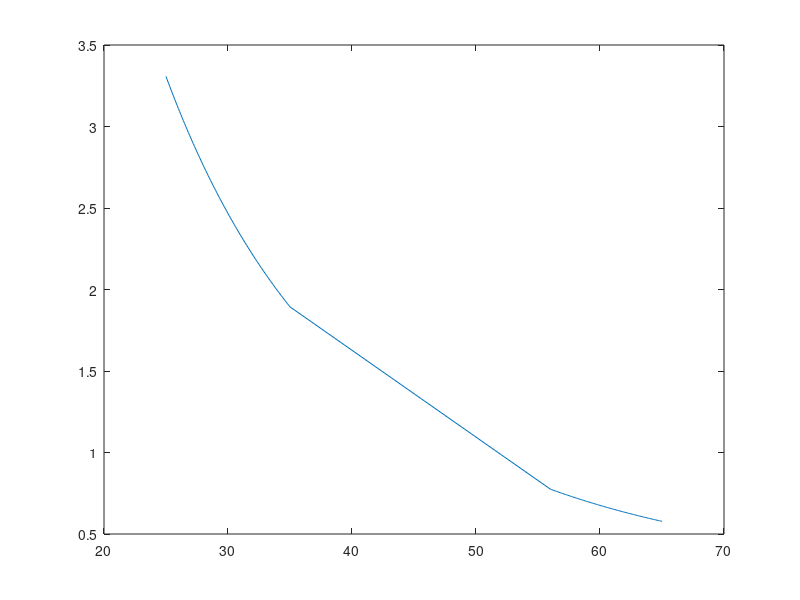

MATLAB code for this plot:
clear all, close all, clc

lambda1 = 1.54056;     

    % two theta range
    twotheta_200 = 25:0.1:35;
    twotheta_400 = 56:0.1:65;
    twotheta = [twotheta_200 twotheta_400]; %range(1,1):range(1,2):range(1,3); % in degrees
        thetar = twotheta/180*pi/2; % 200 and 400 range in radians

    % momentum transfer
    dq_lambda1 = 4*pi/lambda1*sin(thetar);
    
% MassAttenuation (cm2/g)           mass(g/mol)
MassAttenuation.V  = 2.217E2;       mass.V  = 50.94;
MassAttenuation.Ni = 4.952E1;       mass.Ni = 58.69;
MassAttenuation.Ti = 2.23E2;        mass.Ti = 47.87;
MassAttenuation.Sn = 2.5E2;         mass.Sn = 118.71;
MassAttenuation.Hf = 1.571E2;       mass.Hf = 178.5;
MassAttenuation.Zr = 1.356E2;       mass.Zr = 91.22;


% mass fractions in TiNiSn
mass.TNS_HNS = mass.Ti + 2*mass.Ni + 2*mass.Sn + mass.Hf;
    fraction.TNS_HNS.Ti = mass.Ti/mass.TNS_HNS;
    fraction.TNS_HNS.Ni = 2*mass.Ni/mass.TNS_HNS;
    fraction.TNS_HNS.Sn = 2*mass.Sn/mass.TNS_HNS;
    fraction.TNS_HNS.Hf = mass.Hf/mass.TNS_HNS;
    
mass.TNS_ZHNS = mass.Ti + 2*mass.Ni + 2*mass.Sn + 0.5*mass.Hf + 0.5*mass.Zr;
    fraction.TNS_ZHNS.Ti = mass.Ti/mass.TNS_ZHNS;
    fraction.TNS_ZHNS.Ni = 2*mass.Ni/mass.TNS_ZHNS;
    fraction.TNS_ZHNS.Sn = 2*mass.Sn/mass.TNS_ZHNS;
    fraction.TNS_ZHNS.Hf = 0.5*mass.Hf/mass.TNS_ZHNS;
    fraction.TNS_ZHNS.Zr = 0.5*mass.Zr/mass.TNS_ZHNS;
    
mass.ZNS_ZHNS = mass.Zr + 2*mass.Ni + 2*mass.Sn + 0.5*mass.Hf + 0.5*mass.Zr;
    fraction.ZNS_ZHNS.Zr = 1.5 * mass.Zr/mass.ZNS_ZHNS;
    fraction.ZNS_ZHNS.Ni = 2*mass.Ni/mass.ZNS_ZHNS;
    fraction.ZNS_ZHNS.Sn = 2*mass.Sn/mass.ZNS_ZHNS;
    fraction.ZNS_ZHNS.Hf = 0.5*mass.Hf/mass.ZNS_ZHNS;
    
mass.HNS_ZHNS = mass.Hf + 2*mass.Ni + 2*mass.Sn + 0.5*mass.Hf + 0.5*mass.Zr;
    fraction.HNS_ZHNS.Zr = 0.5 * mass.Zr/mass.HNS_ZHNS;
    fraction.HNS_ZHNS.Ni = 2*mass.Ni/mass.HNS_ZHNS;
    fraction.HNS_ZHNS.Sn = 2*mass.Sn/mass.HNS_ZHNS;
    fraction.HNS_ZHNS.Hf = 1.5*mass.Hf/mass.HNS_ZHNS;
    
mass.ZNS_HNS = mass.Zr + 2*mass.Ni + 2*mass.Sn + mass.Hf;
    fraction.ZNS_HNS.Zr = mass.Zr/mass.ZNS_HNS;
    fraction.ZNS_HNS.Ni = 2*mass.Ni/mass.ZNS_HNS;
    fraction.ZNS_HNS.Sn = 2*mass.Sn/mass.ZNS_HNS;
    fraction.ZNS_HNS.Hf = mass.Hf/mass.ZNS_HNS;
    
mass.TNS_ZNS = mass.Ti + 2*mass.Ni + 2*mass.Sn + mass.Zr;
    fraction.TNS_ZNS.Ti = mass.Ti/mass.TNS_ZNS;
    fraction.TNS_ZNS.Ni = 2*mass.Ni/mass.TNS_ZNS;
    fraction.TNS_ZNS.Sn = 2*mass.Sn/mass.TNS_ZNS;
    fraction.TNS_ZNS.Zr = mass.Zr/mass.TNS_ZNS;
    
% density
density.TNS = 7.14;
density.HNS = 10.517;
density.ZNS = 7.822;
density.ZHNS = 9.101;
    
MassAttenuation.TNS_HNS = MassAttenuation.Ti * fraction.TNS_HNS.Ti +...
                        MassAttenuation.Ni * fraction.TNS_HNS.Ni +...
                        MassAttenuation.Sn * fraction.TNS_HNS.Sn +...
                        MassAttenuation.Hf * fraction.TNS_HNS.Hf;
                    
mu = MassAttenuation.TNS_HNS * (density.TNS + density.HNS)/2; % (1/cm)
mu = mu/0.01;
                    
% MassAttenuation.TNS_ZHNS = MassAttenuation.Ti * fraction.TNS_ZHNS.Ti +...
%                         MassAttenuation.Ni * fraction.TNS_ZHNS.Ni +...
%                         MassAttenuation.Sn * fraction.TNS_ZHNS.Sn +...
%                         MassAttenuation.Hf * fraction.TNS_ZHNS.Hf + ...
%                         MassAttenuation.Zr * fraction.TNS_ZHNS.Zr;
%                     
% mu = MassAttenuation.TNS_ZHNS * (density.TNS + density.ZHNS)/2; % (1/cm)
% mu = mu/0.01;
% 
% MassAttenuation.HNS_ZHNS = MassAttenuation.Hf * fraction.HNS_ZHNS.Hf +...
%                         MassAttenuation.Ni * fraction.HNS_ZHNS.Ni +...
%                         MassAttenuation.Sn * fraction.HNS_ZHNS.Sn + ...
%                         MassAttenuation.Zr * fraction.HNS_ZHNS.Zr;
%                     
% mu = MassAttenuation.HNS_ZHNS * (density.HNS + density.ZHNS)/2; % (1/cm)
% mu = mu/0.01;
%                     
% MassAttenuation.ZNS_ZHNS = MassAttenuation.Zr * fraction.ZNS_ZHNS.Zr +...
%                         MassAttenuation.Ni * fraction.ZNS_ZHNS.Ni +...
%                         MassAttenuation.Sn * fraction.ZNS_ZHNS.Sn +...
%                         MassAttenuation.Hf * fraction.ZNS_ZHNS.Hf;
%                     
% mu = MassAttenuation.ZNS_ZHNS * (density.ZNS + density.ZHNS)/2; % (1/cm)
% mu = mu/0.01;
%                     
% MassAttenuation.ZNS_HNS = MassAttenuation.Zr * fraction.ZNS_HNS.Zr +...
%                         MassAttenuation.Ni * fraction.ZNS_HNS.Ni +...
%                         MassAttenuation.Sn * fraction.ZNS_HNS.Sn +...
%                         MassAttenuation.Hf * fraction.ZNS_HNS.Hf;
%                     
% mu = MassAttenuation.ZNS_HNS * (density.ZNS + density.HNS)/2; % (1/cm)
% mu = mu/0.01; % (1/m)
% 
% MassAttenuation.TNS_ZNS = MassAttenuation.Ti * fraction.TNS_ZNS.Ti +...
%                         MassAttenuation.Ni * fraction.TNS_ZNS.Ni +...
%                         MassAttenuation.Sn * fraction.TNS_ZNS.Sn +...
%                         MassAttenuation.Zr * fraction.TNS_ZNS.Zr;
%                     
% mu = MassAttenuation.ZNS_HNS * (density.TNS + density.ZNS)/2; % (1/cm)
% mu = mu/0.01; % (1/m)

t = 1e-6;

% twotheta = 10:0.1:70;
% theta_r = twotheta/180*pi/2;

Int_correction = ((1 + cos(2*thetar).^2)./sin(2*thetar)) .* (1 - exp(-2*mu*t./sin(thetar)));

plot(twotheta, Int_correction);






